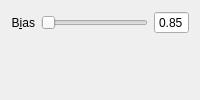
        <widget class="QWidget" name="page_drago">
         <property name="sizePolicy">
          <sizepolicy hsizetype="Minimum" vsizetype="Minimum">
           <horstretch>0</horstretch>
           <verstretch>0</verstretch>
          </sizepolicy>
         </property>
         <layout class="QGridLayout" name="gridLayout_21">
          <item row="0" column="0">
           <layout class="QGridLayout" name="gridLayout_7">
            <item row="0" column="0">
             <widget class="QLabel" name="label_11">
              <property name="sizePolicy">
               <sizepolicy hsizetype="Minimum" vsizetype="Minimum">
                <horstretch>0</horstretch>
                <verstretch>0</verstretch>
               </sizepolicy>
              </property>
              <property name="text">
               <string>B&amp;ias</string>
              </property>
              <property name="alignment">
               <set>Qt::AlignRight|Qt::AlignTrailing|Qt::AlignVCenter</set>
              </property>
              <property name="wordWrap">
               <bool>true</bool>
              </property>
              <property name="buddy">
               <cstring>biasSlider</cstring>
              </property>
             </widget>
            </item>
            <item row="0" column="1">
             <widget class="QSlider" name="biasSlider">
              <property name="sizePolicy">
               <sizepolicy hsizetype="MinimumExpanding" vsizetype="Minimum">
                <horstretch>0</horstretch>
                <verstretch>0</verstretch>
               </sizepolicy>
              </property>
              <property name="cursor">
               <cursorShape>PointingHandCursor</cursorShape>
              </property>
              <property name="maximum">
               <number>100</number>
              </property>
              <property name="orientation">
               <enum>Qt::Horizontal</enum>
              </property>
             </widget>
            </item>
            <item row="0" column="2">
             <widget class="QDoubleSpinBox" name="biasdsb">
              <property name="alignment">
               <set>Qt::AlignCenter</set>
              </property>
              <property name="buttonSymbols">
               <enum>QAbstractSpinBox::NoButtons</enum>
              </property>
              <property name="minimum">
               <double>0.000000000000000</double>
              </property>
              <property name="maximum">
               <double>1.000000000000000</double>
              </property>
              <property name="singleStep">
               <double>0.010000000000000</double>
              </property>
              <property name="value">
               <double>0.850000000000000</double>
              </property>
             </widget>
            </item>
           </layout>
          </item>
          <item row="1" column="0">
           <spacer name="verticalSpacer_12">
            <property name="orientation">
             <enum>Qt::Vertical</enum>
            </property>
            <property name="sizeHint" stdset="0">
             <size>
              <width>20</width>
              <height>40</height>
             </size>
            </property>
           </spacer>
          </item>
         </layout>
        </widget>
